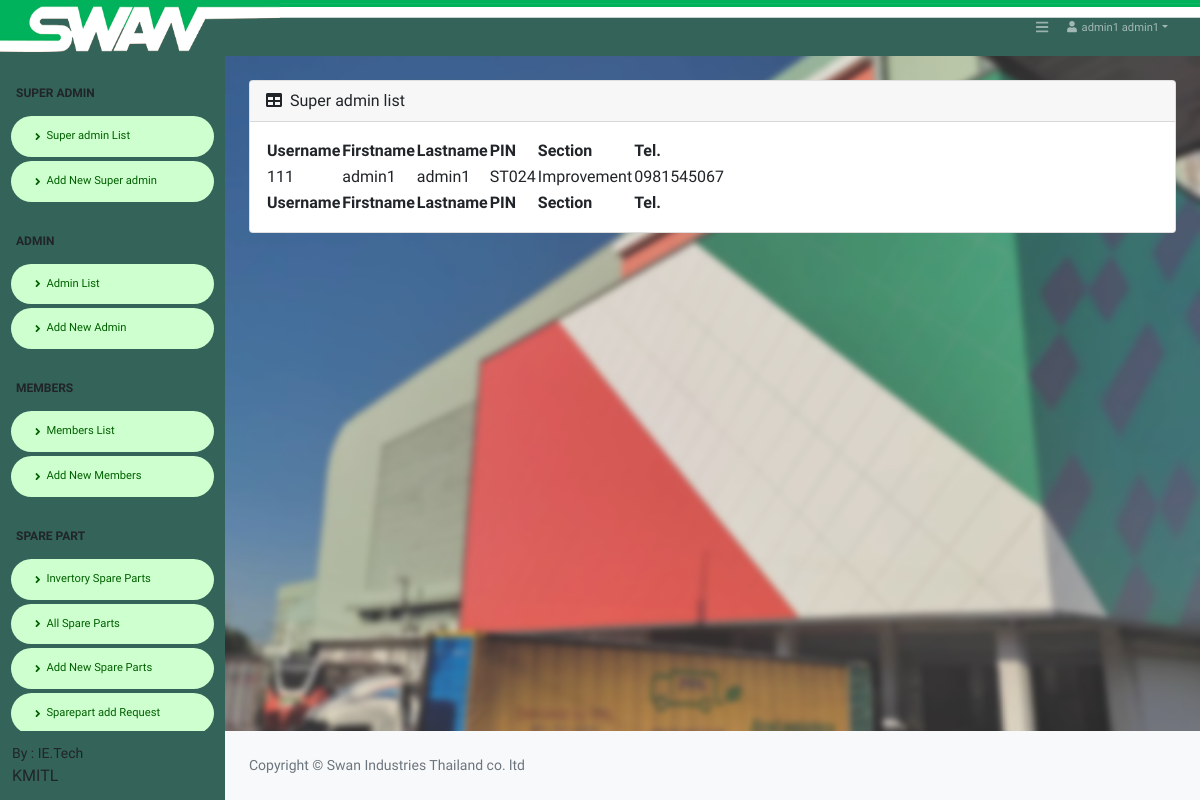
Page /Super_super_table.php (signed in) on the committed database.
### tables this page shows
CREATE TABLE `tbl_member` (
  `member_ID` int(11) NOT NULL,
  `member_username` varchar(20) NOT NULL,
  `member_pass` varchar(20) NOT NULL,
  `member_nameF` varchar(100) NOT NULL,
  `member_nameL` varchar(100) NOT NULL,
  `member_PIN` varchar(100) NOT NULL,
  `member_department` varchar(100) NOT NULL,
  `member_Tel` varchar(100) NOT NULL,
  `member_Role` varchar(100) NOT NULL,
  `member_Key_Line` varchar(100) NOT NULL,
  `member_Alert_count` int(11) NOT NULL,
  `member_Alert_count2` int(11) NOT NULL,
  `datesave` timestamp NOT NULL DEFAULT current_timestamp()
);

### Add_session.php (called while the page is built, shortened)
<?php
if($_SESSION['member_username'] !=''){
    $member_Role = $_SESSION['member_Role'];
}
?>

### Super_super_table.php (the view, shortened to what this page needs)
<!DOCTYPE html>
<html lang="en">
    <?php include('h_admin.php'); ?>
    <body class="sb-nav-fixed">
    <?php include('condb.php');
       include('Add_session.php');
  ?>
  <?php include('nav_Super.php');?>
  <?php
  $query = "SELECT * FROM tbl_member WHERE member_Role LIKE '%$member_Role%' ORDER BY member_ID ASC" or die("Error:" . mysqli_error());
  $result = mysqli_query($con, $query);
  $row_am = mysqli_fetch_assoc($result);
?>
    <div id="layoutSidenav_content">
                <main>
                    <br>
                    <div class="container-fluid px-4">
                        <div class="card mb-4">
                            <div class="card-header">
                                <i class="fas fa-table me-1"></i>
                                Super admin list
                            </div>
                            <div class="card-body">
                                <table id="datatablesSimple">
                                    <thead>
                                        <tr>
                                            <th>Username</th>
                                            <th>Firstname</th>
                                            <th>Lastname</th>
                                            <th>PIN</th>
                                            <th>Section</th>
                                            <th>Tel.</th>
                                        </tr>
                                    </thead>
                                    <tfoot>
                                        <tr>
                                            <th>Username</th>
                                            <th>Firstname</th>
                                            <th>Lastname</th>
                                            <th>PIN</th>
                                            <th>Section</th>
                                            <th>Tel.</th>
                                        </tr>
                                    </tfoot>
                                    <tbody>
                                    <?php do { ?>
                                    <tr>
                                            <td><?php echo $row_am['member_username']; ?></td>
                                            <td ><?php echo $row_am['member_nameF']; ?></td>
                                            <td ><?php echo $row_am['member_nameL']; ?></td>
                                            <td ><?php echo $row_am['member_PIN']; ?></td>
                                            <td ><?php echo $row_am['member_department']; ?></td>
                                            <td ><?php echo $row_am['member_Tel']; ?></td>
                                    </tr>
                                    <?php } while ($row_am =  mysqli_fetch_assoc($result)); ?>
                                    </tbody>
                                </table>
                            </div>
                        </div>
                    </div>
                </main>
              <?php include('footer.php');?>
            </div>
        </div>
    </body>
</html>

### css/color.css (style rules this page uses)
body { font-family: 'Varela Round', sans-serif; }

### rows in the picture
tbl_member: member_username "111", member_nameF "admin1", member_nameL "admin1", member_PIN "ST024", member_department "Improvement", member_Tel "0981545067"

### other values in the picture
$member_nameF "admin1"
$member_nameL "admin1"
